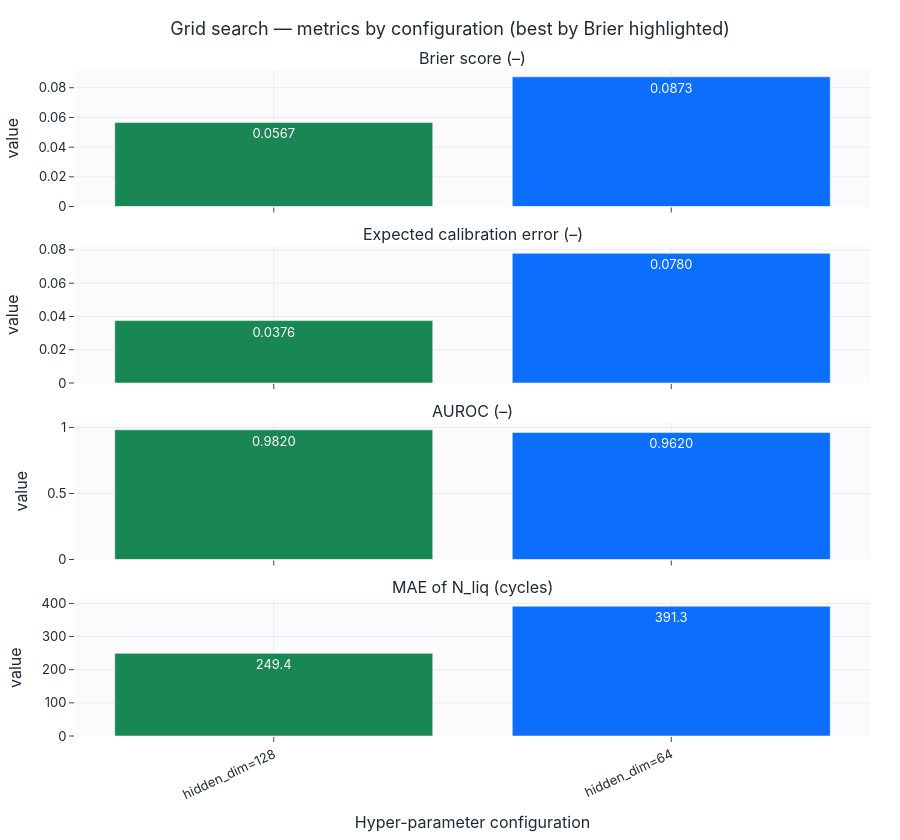
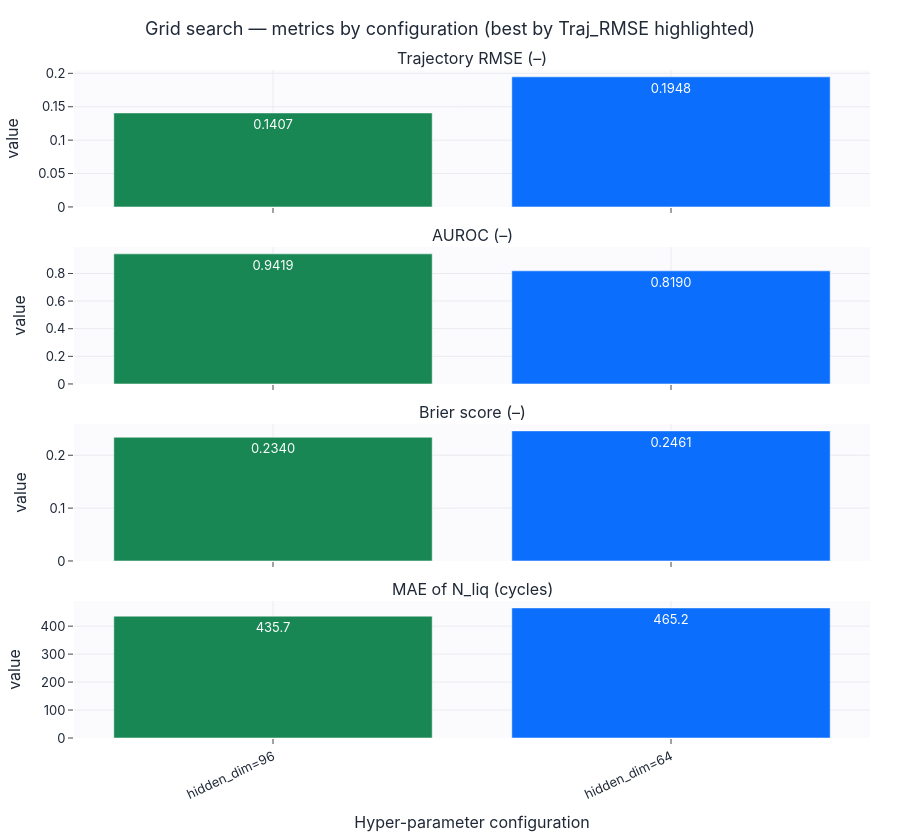
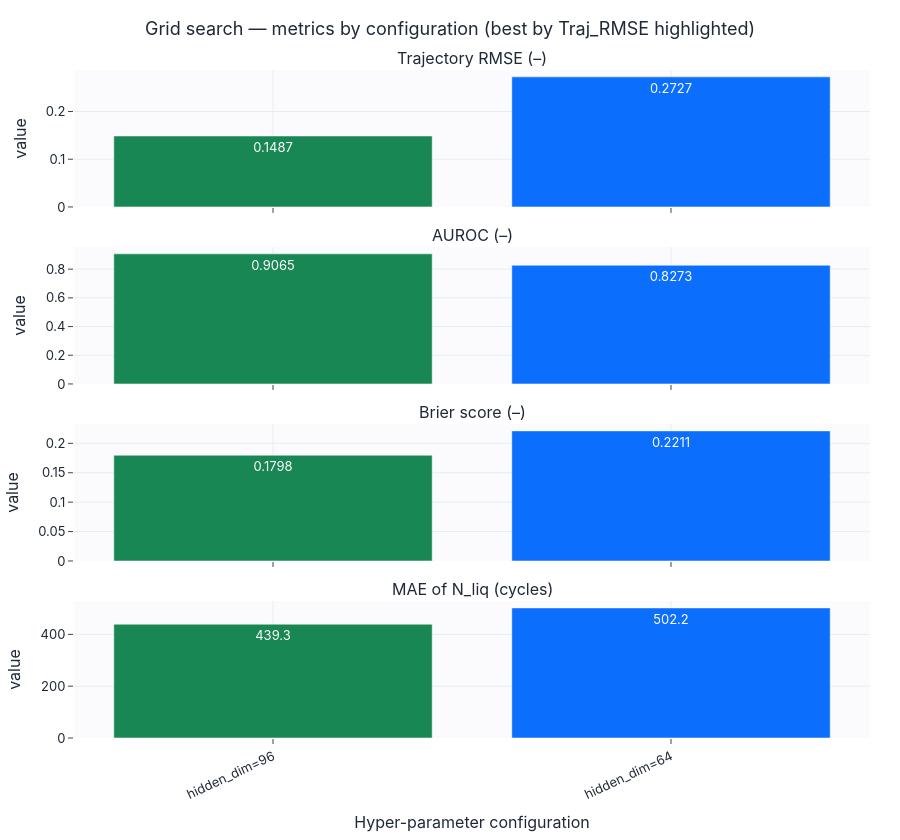

Source (notebook cell) for these figures, in order:
### Markdown cell above
## Шаг 1. Grid search, история по всем метрикам и сохранение гиперпараметров

Для каждой модели задана своя метрика отбора `score` (можно менять). Дашборд показывает
все метрики по каждой конфигурации; лучшая по метрике отбора подсвечена.

### Code cell
base_specs = {
    "mlp_risk": dict(display="MLP-Risk", cls=RiskMLP,
                     fixed=dict(static_dim=static_dim, prefix_dim=prefix_dim),
                     grid={"hidden_dim": [64, 128]}, score="Brier",
                     metrics=["Brier", "ECE", "AUROC", "N_liq_MAE"]),
    "gru": dict(display="GRU", cls=GRUBaseline,
                fixed=dict(static_dim=static_dim, seq_dim=seq_dim),
                grid={"hidden_dim": [64, 96]}, score="Traj_RMSE",
                metrics=["Traj_RMSE", "AUROC", "Brier", "N_liq_MAE"]),
    "tcn": dict(display="TCN", cls=TCNBaseline,
                fixed=dict(static_dim=static_dim, seq_dim=seq_dim),
                grid={"hidden_dim": [64, 96]}, score="Traj_RMSE",
                metrics=["Traj_RMSE", "AUROC", "Brier", "N_liq_MAE"]),
}

for name, spec in base_specs.items():
    cls, fixed, grid, score = spec["cls"], spec["fixed"], spec["grid"], spec["score"]
    res, best = grid_search(lambda p, cls=cls, fixed=fixed: cls(**fixed, **p),
                            grid, gs_train, gs_val, config, device, search_epochs=1, score_metric=score)
    write_hyperparams(MODELS_DIR, name, {"model_type": cls.__name__, "display_name": spec["display"],
                      "model_kwargs": {**fixed, **best}, "search": {"grid": grid, "score_metric": score, "best": best}})
    print(f"[{spec['display']}] selection metric = {score} | best = {best}")
    display(english_metric_table(res).round(4))
    show_grid_dashboard(res, grid, score, spec["metrics"], f"2_1_grid_search_{name}").show()

### Figure 1 — Plotly figure (JSON) as saved in the notebook; plotly's stock layout.template omitted (floating-point values rounded to 4 significant figures)
{"data": [{"marker": {"color": ["#198754", "#0b6efd"]}, "showlegend": false, "text": ["0.0567", "0.0873"], "textposition": "auto", "type": "bar", "x": ["hidden_dim=128", "hidden_dim=64"], "xaxis": "x", "y": [0.05665, 0.08735], "yaxis": "y"}, {"marker": {"color": ["#198754", "#0b6efd"]}, "showlegend": false, "text": ["0.0376", "0.0780"], "textposition": "auto", "type": "bar", "x": ["hidden_dim=128", "hidden_dim=64"], "xaxis": "x2", "y": [0.03755, 0.07796], "yaxis": "y2"}, {"marker": {"color": ["#198754", "#0b6efd"]}, "showlegend": false, "text": ["0.9820", "0.9620"], "textposition": "auto", "type": "bar", "x": ["hidden_dim=128", "hidden_dim=64"], "xaxis": "x3", "y": [0.982, 0.962], "yaxis": "y3"}, {"marker": {"color": ["#198754", "#0b6efd"]}, "showlegend": false, "text": ["249.4", "391.3"], "textposition": "auto", "type": "bar", "x": ["hidden_dim=128", "hidden_dim=64"], "xaxis": "x4", "y": [249.4, 391.3], "yaxis": "y4"}], "layout": {"annotations": [{"font": {"size": 16}, "showarrow": false, "text": "Brier score (–)", "x": 0.5, "xanchor": "center", "xref": "paper", "y": 1.0, "yanchor": "bottom", "yref": "paper"}, {"font": {"size": 16}, "showarrow": false, "text": "Expected calibration error (–)", "x": 0.5, "xanchor": "center", "xref": "paper", "y": 0.735, "yanchor": "bottom", "yref": "paper"}, {"font": {"size": 16}, "showarrow": false, "text": "AUROC (–)", "x": 0.5, "xanchor": "center", "xref": "paper", "y": 0.47, "yanchor": "bottom", "yref": "paper"}, {"font": {"size": 16}, "showarrow": false, "text": "MAE of N_liq (cycles)", "x": 0.5, "xanchor": "center", "xref": "paper", "y": 0.205, "yanchor": "bottom", "yref": "paper"}], "height": 840, "title": {"text": "Grid search — metrics by configuration (best by Brier highlighted)"}, "xaxis": {"anchor": "y", "domain": [0.0, 1.0], "matches": "x4", "showticklabels": false}, "xaxis2": {"anchor": "y2", "domain": [0.0, 1.0], "matches": "x4", "showticklabels": false}, "xaxis3": {"anchor": "y3", "domain": [0.0, 1.0], "matches": "x4", "showticklabels": false}, "xaxis4": {"anchor": "y4", "domain": [0.0, 1.0], "tickangle": -25, "title": {"text": "Hyper-parameter configuration"}}, "yaxis": {"anchor": "x", "domain": [0.795, 1.0], "title": {"text": "value"}}, "yaxis2": {"anchor": "x2", "domain": [0.53, 0.735], "title": {"text": "value"}}, "yaxis3": {"anchor": "x3", "domain": [0.265, 0.47], "title": {"text": "value"}}, "yaxis4": {"anchor": "x4", "domain": [0.0, 0.205], "title": {"text": "value"}}}}

### Figure 2 — Plotly figure (JSON) as saved in the notebook; plotly's stock layout.template omitted (floating-point values rounded to 4 significant figures)
{"data": [{"marker": {"color": ["#198754", "#0b6efd"]}, "showlegend": false, "text": ["0.1407", "0.1948"], "textposition": "auto", "type": "bar", "x": ["hidden_dim=96", "hidden_dim=64"], "xaxis": "x", "y": [0.1407, 0.1948], "yaxis": "y"}, {"marker": {"color": ["#198754", "#0b6efd"]}, "showlegend": false, "text": ["0.9419", "0.8190"], "textposition": "auto", "type": "bar", "x": ["hidden_dim=96", "hidden_dim=64"], "xaxis": "x2", "y": [0.9419, 0.819], "yaxis": "y2"}, {"marker": {"color": ["#198754", "#0b6efd"]}, "showlegend": false, "text": ["0.2340", "0.2461"], "textposition": "auto", "type": "bar", "x": ["hidden_dim=96", "hidden_dim=64"], "xaxis": "x3", "y": [0.234, 0.2461], "yaxis": "y3"}, {"marker": {"color": ["#198754", "#0b6efd"]}, "showlegend": false, "text": ["435.7", "465.2"], "textposition": "auto", "type": "bar", "x": ["hidden_dim=96", "hidden_dim=64"], "xaxis": "x4", "y": [435.7, 465.2], "yaxis": "y4"}], "layout": {"annotations": [{"font": {"size": 16}, "showarrow": false, "text": "Trajectory RMSE (–)", "x": 0.5, "xanchor": "center", "xref": "paper", "y": 1.0, "yanchor": "bottom", "yref": "paper"}, {"font": {"size": 16}, "showarrow": false, "text": "AUROC (–)", "x": 0.5, "xanchor": "center", "xref": "paper", "y": 0.735, "yanchor": "bottom", "yref": "paper"}, {"font": {"size": 16}, "showarrow": false, "text": "Brier score (–)", "x": 0.5, "xanchor": "center", "xref": "paper", "y": 0.47, "yanchor": "bottom", "yref": "paper"}, {"font": {"size": 16}, "showarrow": false, "text": "MAE of N_liq (cycles)", "x": 0.5, "xanchor": "center", "xref": "paper", "y": 0.205, "yanchor": "bottom", "yref": "paper"}], "height": 840, "title": {"text": "Grid search — metrics by configuration (best by Traj_RMSE highlighted)"}, "xaxis": {"anchor": "y", "domain": [0.0, 1.0], "matches": "x4", "showticklabels": false}, "xaxis2": {"anchor": "y2", "domain": [0.0, 1.0], "matches": "x4", "showticklabels": false}, "xaxis3": {"anchor": "y3", "domain": [0.0, 1.0], "matches": "x4", "showticklabels": false}, "xaxis4": {"anchor": "y4", "domain": [0.0, 1.0], "tickangle": -25, "title": {"text": "Hyper-parameter configuration"}}, "yaxis": {"anchor": "x", "domain": [0.795, 1.0], "title": {"text": "value"}}, "yaxis2": {"anchor": "x2", "domain": [0.53, 0.735], "title": {"text": "value"}}, "yaxis3": {"anchor": "x3", "domain": [0.265, 0.47], "title": {"text": "value"}}, "yaxis4": {"anchor": "x4", "domain": [0.0, 0.205], "title": {"text": "value"}}}}

### Figure 3 — Plotly figure (JSON) as saved in the notebook; plotly's stock layout.template omitted (floating-point values rounded to 4 significant figures)
{"data": [{"marker": {"color": ["#198754", "#0b6efd"]}, "showlegend": false, "text": ["0.1487", "0.2727"], "textposition": "auto", "type": "bar", "x": ["hidden_dim=96", "hidden_dim=64"], "xaxis": "x", "y": [0.1487, 0.2727], "yaxis": "y"}, {"marker": {"color": ["#198754", "#0b6efd"]}, "showlegend": false, "text": ["0.9065", "0.8273"], "textposition": "auto", "type": "bar", "x": ["hidden_dim=96", "hidden_dim=64"], "xaxis": "x2", "y": [0.9065, 0.8273], "yaxis": "y2"}, {"marker": {"color": ["#198754", "#0b6efd"]}, "showlegend": false, "text": ["0.1798", "0.2211"], "textposition": "auto", "type": "bar", "x": ["hidden_dim=96", "hidden_dim=64"], "xaxis": "x3", "y": [0.1798, 0.2211], "yaxis": "y3"}, {"marker": {"color": ["#198754", "#0b6efd"]}, "showlegend": false, "text": ["439.3", "502.2"], "textposition": "auto", "type": "bar", "x": ["hidden_dim=96", "hidden_dim=64"], "xaxis": "x4", "y": [439.3, 502.2], "yaxis": "y4"}], "layout": {"annotations": [{"font": {"size": 16}, "showarrow": false, "text": "Trajectory RMSE (–)", "x": 0.5, "xanchor": "center", "xref": "paper", "y": 1.0, "yanchor": "bottom", "yref": "paper"}, {"font": {"size": 16}, "showarrow": false, "text": "AUROC (–)", "x": 0.5, "xanchor": "center", "xref": "paper", "y": 0.735, "yanchor": "bottom", "yref": "paper"}, {"font": {"size": 16}, "showarrow": false, "text": "Brier score (–)", "x": 0.5, "xanchor": "center", "xref": "paper", "y": 0.47, "yanchor": "bottom", "yref": "paper"}, {"font": {"size": 16}, "showarrow": false, "text": "MAE of N_liq (cycles)", "x": 0.5, "xanchor": "center", "xref": "paper", "y": 0.205, "yanchor": "bottom", "yref": "paper"}], "height": 840, "title": {"text": "Grid search — metrics by configuration (best by Traj_RMSE highlighted)"}, "xaxis": {"anchor": "y", "domain": [0.0, 1.0], "matches": "x4", "showticklabels": false}, "xaxis2": {"anchor": "y2", "domain": [0.0, 1.0], "matches": "x4", "showticklabels": false}, "xaxis3": {"anchor": "y3", "domain": [0.0, 1.0], "matches": "x4", "showticklabels": false}, "xaxis4": {"anchor": "y4", "domain": [0.0, 1.0], "tickangle": -25, "title": {"text": "Hyper-parameter configuration"}}, "yaxis": {"anchor": "x", "domain": [0.795, 1.0], "title": {"text": "value"}}, "yaxis2": {"anchor": "x2", "domain": [0.53, 0.735], "title": {"text": "value"}}, "yaxis3": {"anchor": "x3", "domain": [0.265, 0.47], "title": {"text": "value"}}, "yaxis4": {"anchor": "x4", "domain": [0.0, 0.205], "title": {"text": "value"}}}}
